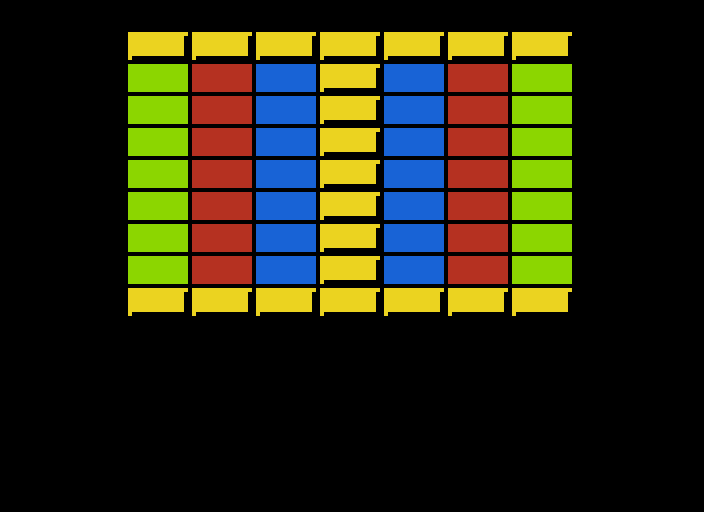

This is a level from a 2D game, rendered from its Tiled map with the project's own tilesets. A one-line summary and the complete map file follow:
An orthogonal 11x16 tile map with 64x32 px tiles, 1 tile layer (Level).

<map version="1.10" tiledversion="1.10.2" orientation="orthogonal" renderorder="right-down" width="11" height="16" tilewidth="64" tileheight="32" infinite="0" nextlayerid="2" nextobjectid="1">
 <tileset firstgid="1" name="tileset" tilewidth="64" tileheight="32" tilecount="12" columns="4">
  <image source="tileset.png" width="256" height="96" />
 </tileset>
 <layer id="1" name="Level" width="11" height="16">
  <data encoding="csv">
0,0,0,0,0,0,0,0,0,0,0,
0,0,10,10,10,10,10,10,10,0,0,
0,0,4,5,6,10,6,5,4,0,0,
0,0,4,5,6,10,6,5,4,0,0,
0,0,4,5,6,10,6,5,4,0,0,
0,0,4,5,6,10,6,5,4,0,0,
0,0,4,5,6,10,6,5,4,0,0,
0,0,4,5,6,10,6,5,4,0,0,
0,0,4,5,6,10,6,5,4,0,0,
0,0,10,10,10,10,10,10,10,0,0,
0,0,0,0,0,0,0,0,0,0,0,
0,0,0,0,0,0,0,0,0,0,0,
0,0,0,0,0,0,0,0,0,0,0,
0,0,0,0,0,0,0,0,0,0,0,
0,0,0,0,0,0,0,0,0,0,0,
0,0,0,0,0,0,0,0,0,0,0
</data>
 </layer>
</map>
